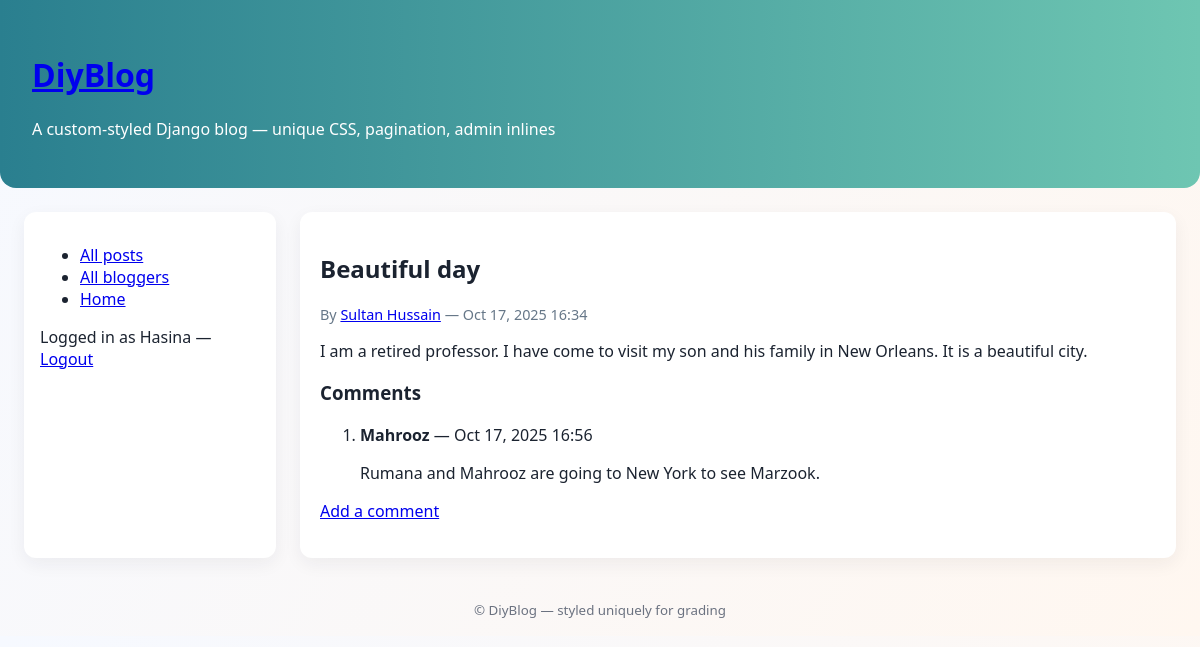
Screenshot of /blog/1/ (signed in) with the database file from the repository.
### blog/models.py (models this page shows, shortened)
class BlogPost(models.Model):
    title = models.CharField(max_length=255)
    author = models.ForeignKey(Blogger, on_delete=models.SET_NULL, null=True, related_name='posts')
    content = models.TextField()
    created_at = models.DateTimeField(default=timezone.now, db_index=True)
    class Meta:
        ordering = ['-created_at']  # newest first

class Blogger(models.Model):
    user = models.OneToOneField(User, on_delete=models.SET_NULL, null=True, blank=True)
    name = models.CharField(max_length=200)
    bio = models.TextField(blank=True)
    created_at = models.DateTimeField(default=timezone.now)

class Comment(models.Model):
    post = models.ForeignKey(BlogPost, on_delete=models.CASCADE, related_name='comments')
    author = models.ForeignKey(User, on_delete=models.SET_NULL, null=True, blank=True)
    text = models.TextField()
    created_at = models.DateTimeField(default=timezone.now, db_index=True)
    class Meta:
        ordering = ['created_at']  # oldest -> newest

### blog/views.py (the view)
# urls.py: path('<int:pk>/', views.blog_detail, name='blog_detail'),
def blog_detail(request, pk):
    post = get_object_or_404(BlogPost.objects.select_related('author'), pk=pk)
    comments = post.comments.select_related('author').all()  # oldest -> newest per Meta
    return render(request, 'blog/blog_detail.html', {'post': post, 'comments': comments})

### blog/templates/blog/blog_detail.html (shortened to what this page needs)
{% extends 'blog/base.html' %}
{% block content %}
<article>
  <h2>{{ post.title }}</h2>
  <p class="meta">By <a href="{% url 'blog:blogger_detail' post.author.pk %}">{{ post.author.name }}</a> — {{ post.created_at|date:"M j, Y H:i" }}</p>
  <div class="post-content">
    <p>{{ post.content }}</p>
  </div>
</article>
<section class="comments">
  <h3>Comments</h3>
  {% if comments %}
    <ol>
      {% for c in comments %}
        <li>
          <p><strong>{% if c.author %}{{ c.author.username }}{% else %}Anonymous{% endif %}</strong> — {{ c.created_at|date:"M j, Y H:i" }}</p>
          <p>{{ c.text }}</p>
        </li>
      {% endfor %}
    </ol>
  {% else %}
    <p>No comments yet.</p>
  {% endif %}
  {% if user.is_authenticated %}
    <p><a href="{% url 'blog:create_comment' post.pk %}">Add a comment</a></p>
  {% else %}
    <p><a href="{% url 'login' %}?next={% url 'blog:create_comment' post.pk %}">Log in to add a comment</a></p>
  {% endif %}
</section>
{% endblock %}

### blog/templates/blog/base.html (shortened to what this page needs)
{% load static %}
<!doctype html>
<html lang="en">
<head>
  <link rel="stylesheet" href="{% static 'css/site.css' %}">
</head>
<body>
  <div class="site-header">
    <h1><a href="{% url 'blog:index' %}">DiyBlog</a></h1>
    <p class="site-sub">A custom-styled Django blog — unique CSS, pagination, admin inlines</p>
  </div>
  <div class="container">
    <aside class="sidebar">
      <nav>
        <ul>
          <li><a href="{% url 'blog:blog_list' %}">All posts</a></li>
          <li><a href="{% url 'blog:blogger_list' %}">All bloggers</a></li>
          <li><a href="{% url 'blog:index' %}">Home</a></li>
        </ul>
      </nav>
      <div class="auth-links">
        {% if user.is_authenticated %}
          <p>Logged in as {{ user.username }} — <a href="{% url 'logout' %}?next={{ request.path }}">Logout</a></p>
        {% else %}
          <p><a href="{% url 'login' %}?next={{ request.path }}">Login</a></p>
        {% endif %}
      </div>
    </aside>
    <main class="content">
      {% block content %}{% endblock %}
    </main>
  </div>
  <footer class="site-footer">
    <small>© {{ now|date:"Y" }} DiyBlog — styled uniquely for grading</small>
  </footer>
</body>
</html>

### blog/static/css/site.css (style rules this page uses)
body { font-family: "Segoe UI", Roboto, Arial, sans-serif; background: linear-gradient(120deg,#f6f9ff,#fff7f0); color: #1b2330; margin: 0; }
.site-header { padding: 2rem; background: linear-gradient(90deg,#2a7f8f,#6ec6b2); color: white; border-bottom-left-radius: 16px; border-bottom-right-radius: 16px; }
.container { display: flex; gap: 1.5rem; padding: 1.5rem; }
.sidebar { width: 220px; background: white; padding: 1rem; border-radius: 12px; box-shadow: 0 6px 18px rgba(30,40,50,0.06); }
.content { flex: 1; background: white; padding: 1.25rem; border-radius: 12px; box-shadow: 0 6px 18px rgba(30,40,50,0.06); }
.meta { font-size: 0.9rem; color: #667788; }
.site-footer { text-align:center; padding:1rem; color:#6b7280; }

### rows the page displays
BlogPost: title "Beautiful day", author.name "Sultan Hussain", created_at "Oct 17, 2025 16:34", content "I am a retired professor. I have come to visit my son and his family in New Orleans. It is a beautiful city."
Comment: author.username "Mahrooz", created_at "Oct 17, 2025 16:56", text "Rumana and Mahrooz are going to New York to see Marzook."

### other values shown
{{ user.username }} "Hasina"
